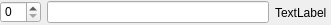
<?xml version="1.0" encoding="UTF-8"?>
<ui version="4.0">
 <class>QPW::CoordinateIndexEdit</class>
 <widget class="QWidget" name="QPW::CoordinateIndexEdit">
  <property name="geometry">
   <rect>
    <x>0</x>
    <y>0</y>
    <width>331</width>
    <height>25</height>
   </rect>
  </property>
  <property name="sizePolicy">
   <sizepolicy hsizetype="Expanding" vsizetype="Fixed">
    <horstretch>0</horstretch>
    <verstretch>0</verstretch>
   </sizepolicy>
  </property>
  <property name="windowTitle">
   <string>Form</string>
  </property>
  <layout class="QHBoxLayout" name="horizontalLayout" stretch="0,1,0,0">
   <property name="leftMargin">
    <number>0</number>
   </property>
   <property name="topMargin">
    <number>0</number>
   </property>
   <property name="rightMargin">
    <number>0</number>
   </property>
   <property name="bottomMargin">
    <number>0</number>
   </property>
   <item>
    <widget class="QSpinBox" name="spinBox">
     <property name="minimumSize">
      <size>
       <width>0</width>
       <height>22</height>
      </size>
     </property>
     <property name="maximumSize">
      <size>
       <width>16777215</width>
       <height>22</height>
      </size>
     </property>
    </widget>
   </item>
   <item>
    <widget class="QPW::ValidatingLineEdit" name="lineEdit"/>
   </item>
   <item>
    <widget class="QLabel" name="labelUnit">
     <property name="text">
      <string>TextLabel</string>
     </property>
    </widget>
   </item>
   <item>
    <spacer name="horizontalSpacer">
     <property name="orientation">
      <enum>Qt::Horizontal</enum>
     </property>
     <property name="sizeType">
      <enum>QSizePolicy::Fixed</enum>
     </property>
     <property name="sizeHint" stdset="0">
      <size>
       <width>4</width>
       <height>20</height>
      </size>
     </property>
    </spacer>
   </item>
  </layout>
 </widget>
 <customwidgets>
  <customwidget>
   <class>QPW::ValidatingLineEdit</class>
   <extends>QLineEdit</extends>
   <header>QPW_ValidatingLineEdit.h</header>
  </customwidget>
 </customwidgets>
 <resources/>
 <connections/>
</ui>
